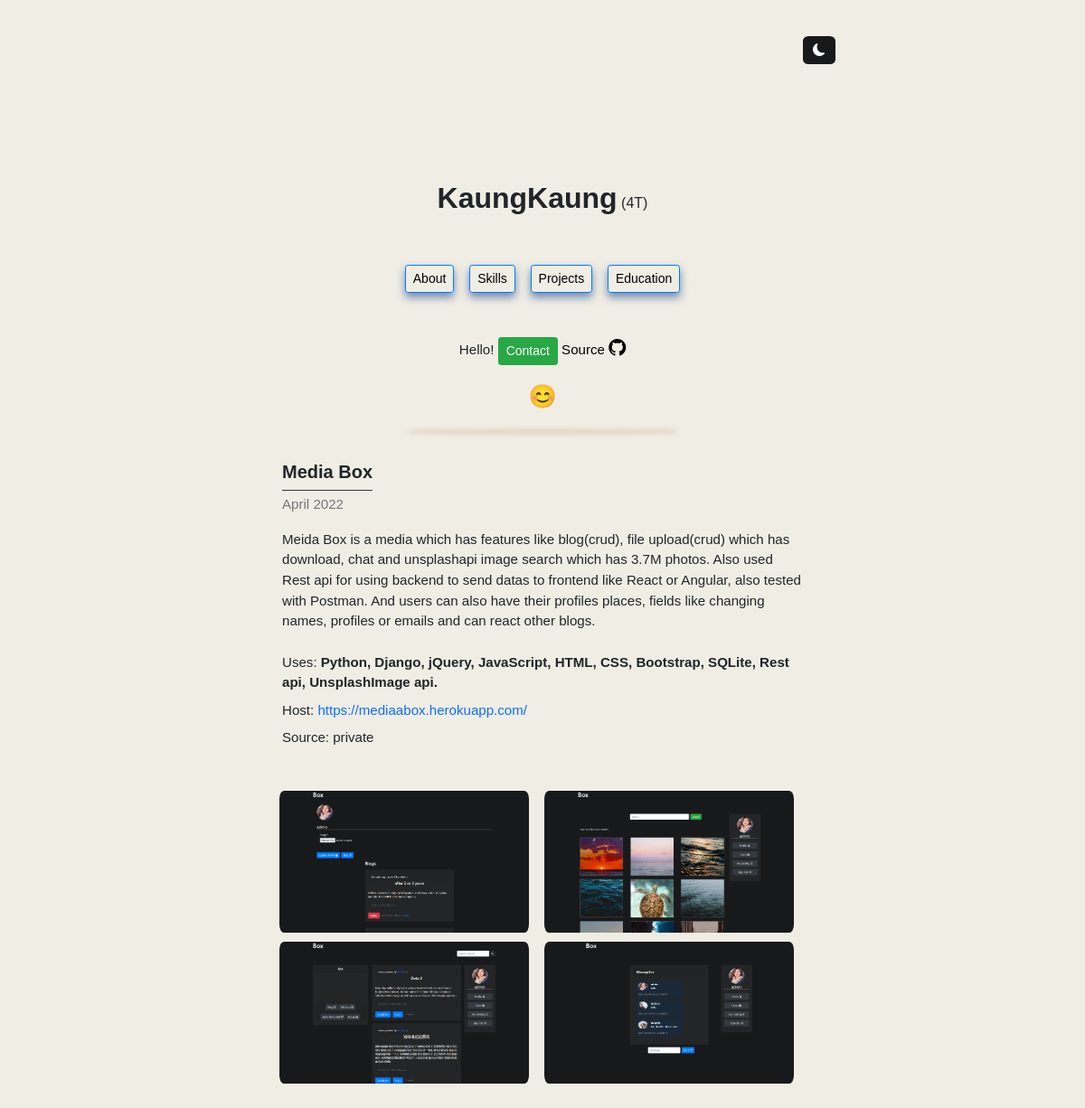
The app's page /project2/1 with its own data.
### display/models.py (models this page shows)
class Project(models.Model):
    title = models.CharField(max_length=225)
    image = models.ImageField(upload_to='project_image')
    uses = models.CharField(max_length=255)
    description = models.TextField()
    schoolp = models.CharField(max_length=255, blank=True, null=True)
    url = models.URLField(max_length=255, blank=True, null=True)
    source_code = models.URLField(max_length=255, blank=True, null=True)
    image2 = models.ImageField(upload_to='project_image', null=True, blank=True)
    image3 = models.ImageField(upload_to='project_image', null=True, blank=True)
    image4 = models.ImageField(upload_to='project_image', null=True, blank=True)
    date = models.CharField(null=True, blank=True, max_length=255)

### display/views.py (the view)
def project2(request, pk):
    p = Project.objects.get(id=pk)
    return render(request, "project2.html",
                  {"project": p})

### template/project2.html
{% extends 'main.html' %}
{% block content %}
{% include 'chain.html' %}
{% load static %}
<link rel="stylesheet" href="{% static 'style.css' %}">
{% include 'profile.html' %}
<div style="height:10px;"></div>
<div class="box1" style="height:1px;border-radius: 50%;margin:auto;max-width:290px;"></div>
<div style="height:42px;"></div>
<body>
<div class="context" style="width:48%;">
        <div class="about" style="margin:auto;max-width:590px;">
            <div style="margin:auto;font-size:15.1px;">
        {% if project.title == "Secure Coding" %}
                  <h5><b>{{project.title}}</b></h5>
        <legend class="border-bottom border-dark mb-1" style="width:160px;"></legend>
                {% else %}
            <h5><b>{{project.title}}</b></h5>
        <legend class="border-bottom border-dark mb-1" style="width:100px;"></legend>
            {% endif %}
        <p class="word">{{ project.date }}</p>
        <p style="white-space: pre-line;">{{ project.description }}
            <label>Uses: <b>{{ project.uses }}</b></label>{% if project.url %}
            <label>Host: <a class="plink" target="_blank" href="{{ project.url }}">{{ project.url }}</a></label>{% else %}
            <label>Host: Unavailable</label>{% endif %}{% if project.source_code %}
            <label>SouceCode: <a class="plink" href="{{ project.source_code }}">{{ project.source_code }}</a></label>{% else %}
            <label>Source: private</label>{% endif %}
            </p><br>
                <div class="row" style="max-width:590px;">
                <img src="{{project.image2.url}}" style="margin-bottom:10px;margin-right:-7px;max-width:300px;max-height:180px;object-fit:cover;border-radius: 5.7%;">
                        <img src="{{project.image3.url}}" style="margin-bottom:10px;margin-right:-7px;max-width:300px;max-height:180px;object-fit:cover;border-radius:  5.7%;">
                    <img src="{{project.image.url}}" style="margin-bottom:10px;margin-right:-7px;max-width:300px;max-height:180px;object-fit:cover;border-radius:  5.7%;">
                        <img src="{{project.image4.url}}" style="margin-bottom:10px;margin-right:-7px;max-width:300px;max-height:180px;object-fit:cover;border-radius:  5.7%;">
                    </div>
            </div>
        </div>
    </div>
</body>
<footer style="height:180px;"></footer>
{% endblock %}

### static/style.css (style rules this page uses)
.context { margin: auto; width: 70%; }
body { background-color:#F0EDE5; margin: 0px auto; font-family: Tahoma,Verdana,Segoe,sans-serif; }
.word { color:#757575; }
a { color:black; text-decoration:none; }
.plink { color:#0d6efd; }
img { transition: .3s ease-in-out; }
.about { animation: transition 1.00s; }
html { scroll-behavior: smooth; }
.box1 { box-shadow: 0px 10px 4px 3px rgba(223, 207, 190,0.7); }

### records on screen
Project: title "Media Box", date "April 2022", description "Meida Box is a media which has features like blog(crud), file upload(crud) which has download, chat and unsplashapi image search which has 3.7M photos. Also used Rest api for using backend to send datas to frontend like React or Angular, also tested with Postman. And users can also have their profiles places, fields like changing names, profiles or emails and can react other blogs.", uses "Python, Django, jQuery, JavaScript, HTML, CSS, Bootstrap, SQLite, Rest api, UnsplashImage api.", url "https://mediaabox.herokuapp.com/", image2 (picture), image3 (picture), image (picture), image4 (picture)
